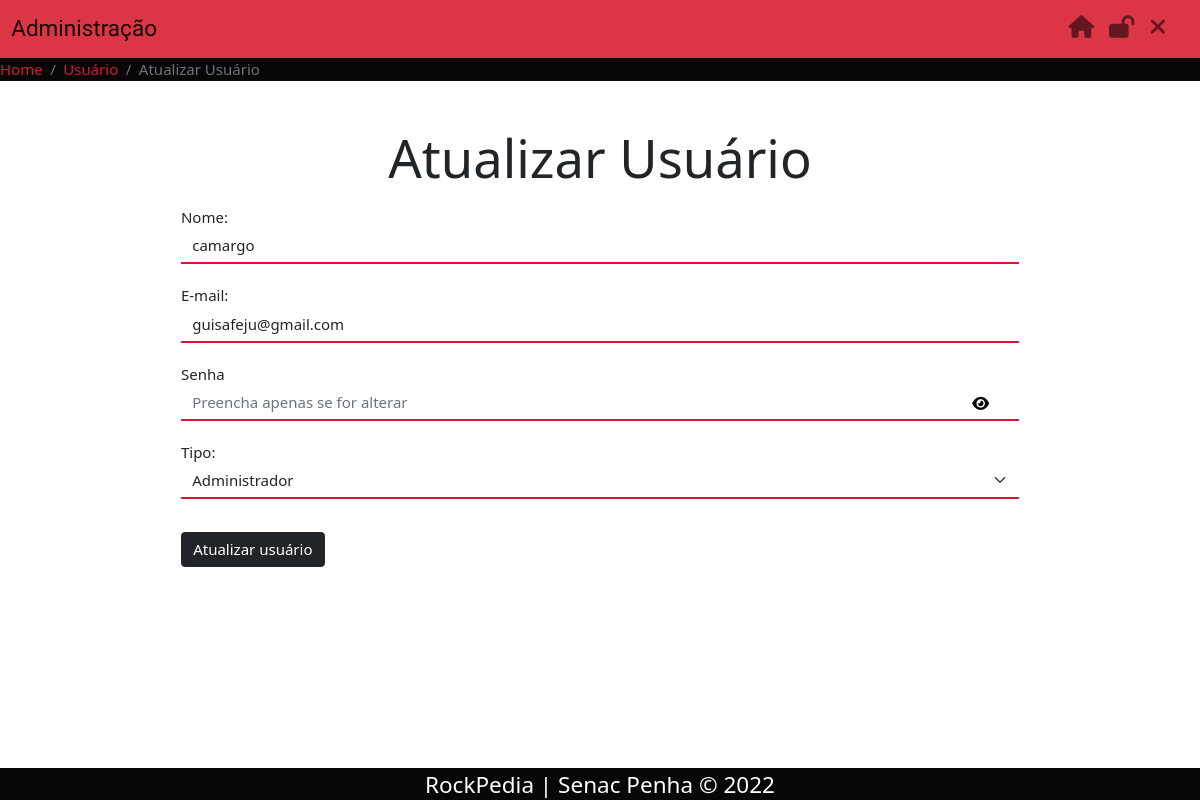
Screenshot of /admin/usuario-atualiza.php?id=4 (signed in) with the database file from the repository.
### tables this page shows
CREATE TABLE `usuarios` (
  `id` smallint(6) NOT NULL,
  `nome` varchar(45) NOT NULL,
  `email` varchar(40) NOT NULL,
  `senha` varchar(255) NOT NULL,
  `tipo` enum('admin','editor') NOT NULL
);

### includes/funcoes-usuarios.php (called while the page is built, shortened)
<?php
function lerUmUsuario(mysqli $conexao, int $id): array
{
    $sql = "SELECT id, nome, email, senha, tipo FROM usuarios WHERE id = $id";
    $resultado = mysqli_query($conexao, $sql) or die(mysqli_error($conexao));
    return mysqli_fetch_assoc($resultado);
}

### admin/usuario-atualiza.php (the view, shortened to what this page needs)
<?php
require "../includes/funcoes-usuarios.php";
require "../includes/header-admin.php";
$id = filter_input(INPUT_GET, 'id', FILTER_SANITIZE_NUMBER_INT);
$usuario = lerUmUsuario($conexao, $id);
?>
<h2 class="text-center display-4">Atualizar Usuário</h2>
<form class="mx-auto w-75" action="" method="post" id="form-atualizar" name="form-atualizar">
    <div class="form-group label-float">
        <label for="nome">Nome:</label>
        <input class="form-control" required type="text" id="nome" name="nome" value="<?= $usuario['nome'] ?>">
    </div>
    <div class="form-group label-float">
        <label for="email">E-mail:</label>
        <input class="form-control" required type="email" id="email" name="email" value="<?= $usuario['email'] ?>">
    </div>
    <div class="form-group label-float">
        <label for="nova-senha">Senha</label>
        <i class="fa-solid fa-eye senha1"></i>
        <input class="form-control" type="password" id="senha" name="senha" placeholder="Preencha apenas se for alterar">
    </div>
    <div class="form-group label-float">
        <label for="tipo">Tipo:</label>
        <select class="form-select" name="tipo" id="tipo" required>
            <option <?php if ($usuario['tipo'] == 'admin') {
                        echo " selected ";
                    } ?> value="admin">Administrador</option>
        </select>
    </div>
    <br>
    <button class="btn btn-dark" name="atualizar">Atualizar usuário</button>
</form>
<?php
require "../includes/footer-admin.php";
?>

### css/style.css (style rules this page uses)
*, *::after, *::before { box-sizing: border-box; margin: 0; padding: 0; }
html { font-size: 15px; font-family: 'poppins', 'Segoe UI', Tahoma, Geneva, Verdana, sans-serif; }
button { border: none; }
.label-float input, .form-select { border: 0; border-bottom: 2px solid crimson; border-radius: 0; }
.label-float { position: relative; padding: 10px 0px; }
.fa-eye { position: absolute; top: 43px; right: 10px; cursor: pointer; color: #070707; padding: 0px 20px; }

### rows the page displays
usuarios: nome "camargo", email "guisafeju@gmail.com", tipo "Administrador"

### other values shown
$titulo "Atualizar Usuário"
